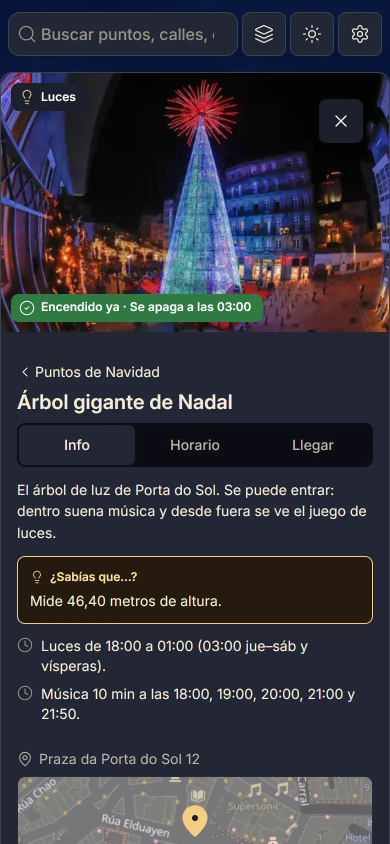
#> input picture landing/src/assets/app-ficha-390.webp, 780 x 1688 px (shown at 1/2 size)
$ python pixelate.py ../landing/src/assets/app-ficha-390.webp out.png
#> lines starting #> are read from the running program, lines starting #| are printed output that depends on the picture
"""Pixelate a drawn base image by code (no API): average-downscale, limited palette, contrast, nearest-neighbour upscale.

    python3 pipeline/pixelate.py in.png out.png --grid 1024 --colors 40 --out-size 3072

The output size must be a multiple of the grid so every art pixel is a square block (3072 = 1024 x 3 = 1536 x 2).
"""
from __future__ import annotations

import argparse

import cv2
import numpy as np
from PIL import Image

Image.MAX_IMAGE_PIXELS = None


def quantize_lab(rgb: np.ndarray, colors: int, seed: int = 7) -> np.ndarray:
    lab = cv2.cvtColor(rgb, cv2.COLOR_RGB2LAB).reshape(-1, 3).astype(np.float32)
    rng = np.random.default_rng(seed)
    sample = lab[rng.choice(len(lab), size=min(len(lab), 200_000), replace=False)]
    cv2.setRNGSeed(seed)
    crit = (cv2.TERM_CRITERIA_EPS + cv2.TERM_CRITERIA_MAX_ITER, 30, 0.5)
    _, _, centers = cv2.kmeans(sample, colors, None, crit, 3, cv2.KMEANS_PP_CENTERS)
    d = ((lab[:, None, :] - centers[None, :, :]) ** 2).sum(axis=2) if len(lab) < 300_000 else None
    if d is None:  # chunked nearest-centre search for big grids
        idx = np.empty(len(lab), dtype=np.int32)
        for i in range(0, len(lab), 200_000):
            blk = lab[i:i + 200_000]
            idx[i:i + 200_000] = ((blk[:, None, :] - centers[None, :, :]) ** 2).sum(axis=2).argmin(axis=1)
    else:
        idx = d.argmin(axis=1)
    out_lab = centers[idx].reshape(rgb.shape).astype(np.uint8)
    return cv2.cvtColor(out_lab, cv2.COLOR_LAB2RGB)


def enhance(rgb: np.ndarray, contrast: float, edges: float) -> np.ndarray:
    """Contrast on L (around its mean) and a gentle edge darkening so volumes read."""
    lab = cv2.cvtColor(rgb, cv2.COLOR_RGB2LAB).astype(np.float32)
    L = lab[..., 0]
    L = (L - L.mean()) * contrast + L.mean()
    if edges > 0:
        blur = cv2.GaussianBlur(L, (0, 0), 1.2)
        L = L + edges * (L - blur)  # unsharp: lifts lines, darkens the seam between roofs and walls
    lab[..., 0] = np.clip(L, 0, 255)
    return cv2.cvtColor(lab.astype(np.uint8), cv2.COLOR_LAB2RGB)


def pixelate(src: Image.Image, grid: int, colors: int, contrast: float, edges: float, out_size: int) -> Image.Image:
    if out_size % grid:
        raise SystemExit("out-size must be a multiple of grid")
    small = src.convert("RGB").resize((grid, grid), Image.BOX)  # average, not point-sample
    arr = enhance(np.asarray(small), contrast, edges)
    if colors:
        arr = quantize_lab(arr, colors)
    return Image.fromarray(arr).resize((out_size, out_size), Image.NEAREST)


def main() -> None:
    ap = argparse.ArgumentParser()
    ap.add_argument("src")
    ap.add_argument("dst")
    ap.add_argument("--grid", type=int, default=1024)
    ap.add_argument("--colors", type=int, default=40, help="0 = no palette limit")
    ap.add_argument("--contrast", type=float, default=1.15)
    ap.add_argument("--edges", type=float, default=0.8)
    ap.add_argument("--out-size", type=int, default=3072)
    a = ap.parse_args()
    pixelate(Image.open(a.src), a.grid, a.colors, a.contrast, a.edges, a.out_size).save(a.dst)
#> in pixelate, `small = src.convert("RGB").resize((grid, grid), Image.BOX)`:
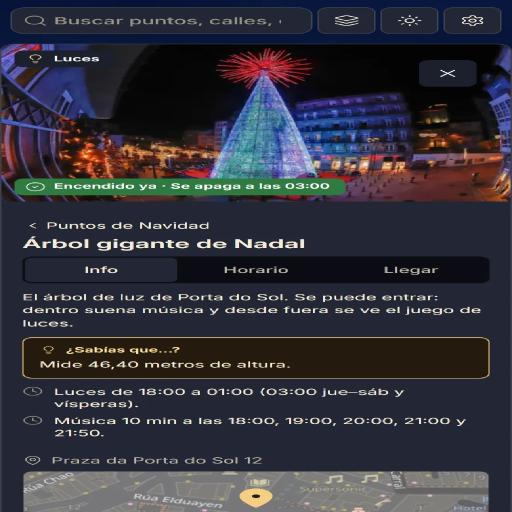
#> small: PIL image 1024x1024 RGB (shown at 1/2 size); mean R, G, B 51.9, 51.8, 61
#> in enhance, `lab = cv2.cvtColor(rgb, cv2.COLOR_RGB2LAB).astype(np.float32)`:
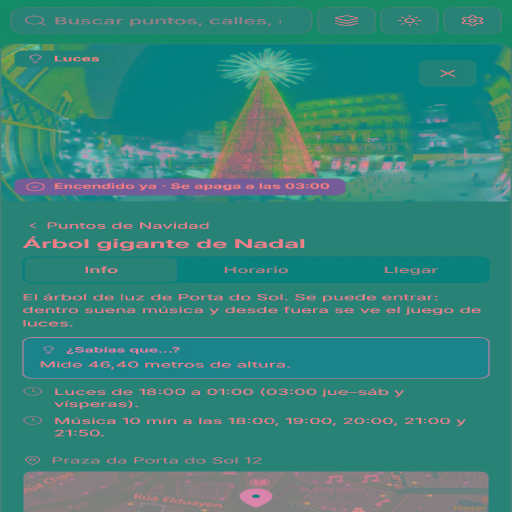
#> lab: shape (1024, 1024, 3) float32 (shown at 1/2 size); mean of channels 0, 1, 2 55.4, 130.5, 123.3; drawn as R, G, B
#> in enhance, `L = lab[..., 0]`:
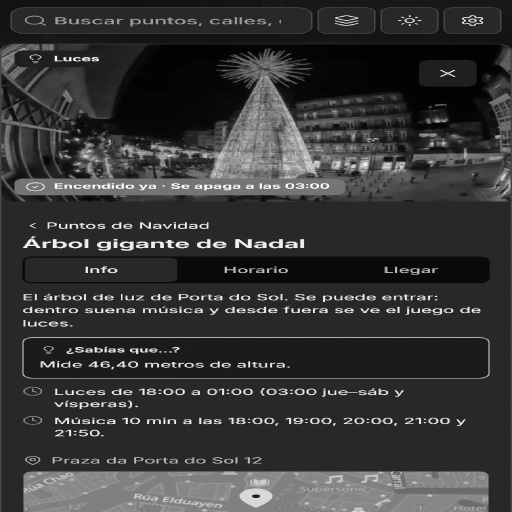
#> L: shape (1024, 1024) float32 (shown at 1/2 size); min 0, max 255, mean 55.4
#> in enhance, `L = L + edges * (L - blur)`:
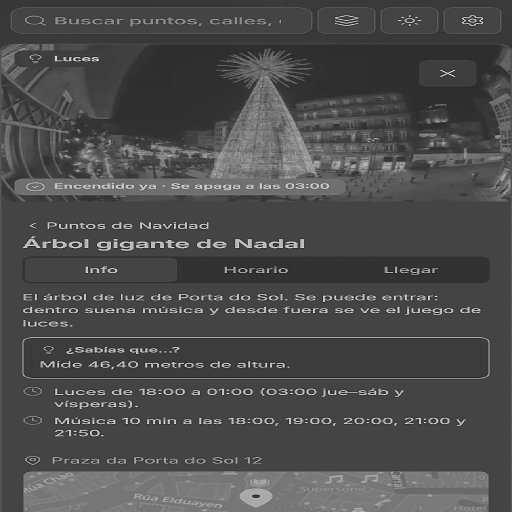
#> L: shape (1024, 1024) float32 (shown at 1/2 size); min -98.3, max 410.7, mean 55.4; drawn with min black and max white
#> in quantize_lab, `_, _, centers = cv2.kmeans(sample, colors, None, crit, 3, cv2.KMEANS_P..`: centers = 40 rows, first 8: [36.18, 130, 118.1], [148, 128.1, 130.1], [0.948, 128.5, 126.9], [100.6, 129.7, 113.7], [252.4, 124.9, 133.7], [51.98, 142.7, 134.5], [21.15, 131.9, 137.3], [90.26, 101.3, 146.7]
#> the loop in quantize_lab, `for i in range(0, len(lab), 200_000):` made 6 passes
#> i on passes 2 to 6: 200000, 400000, 600000, 800000, 1000000
#> in quantize_lab, `return cv2.cvtColor(out_lab, cv2.COLOR_LAB2RGB)`:
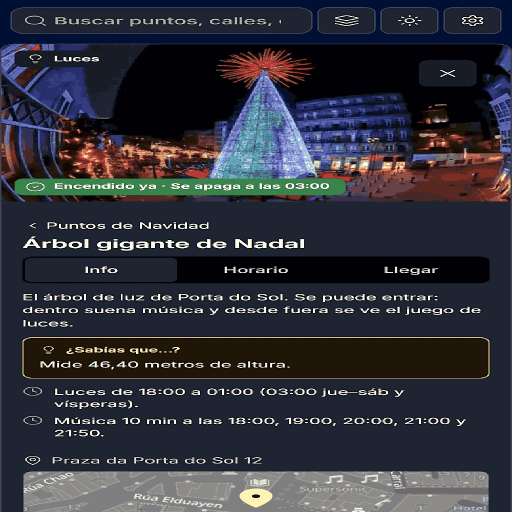
#> returned value: shape (1024, 1024, 3) (shown at 1/2 size); mean R, G, B 49.7, 51.1, 60.2
#> in pixelate, `return Image.fromarray(arr).resize((out_size, out_size), Image.NEAREST)`:
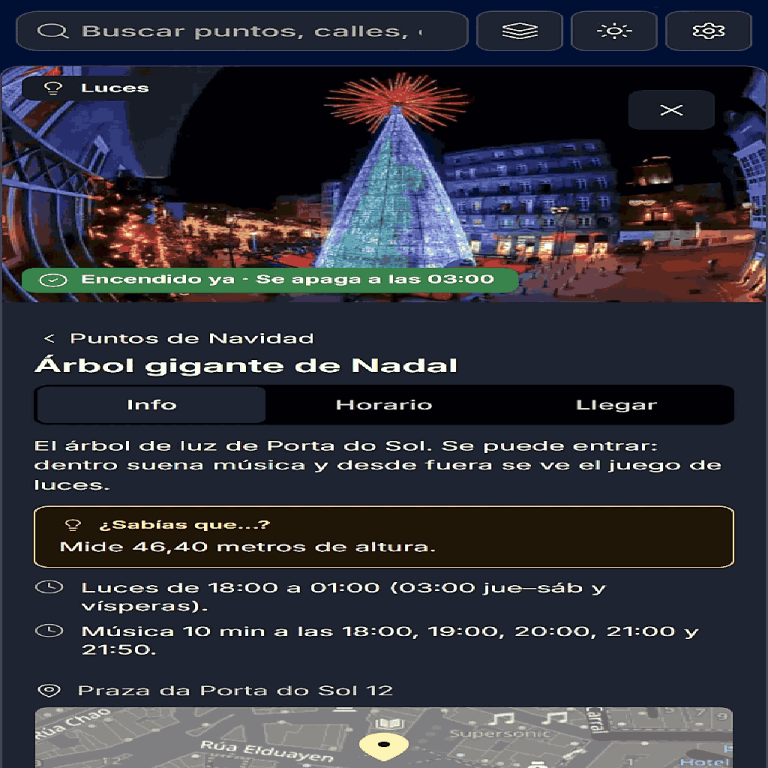
#> returned value: PIL image 3072x3072 RGB (shown at 1/4 size); mean R, G, B 49.7, 51.1, 60.2


if __name__ == "__main__":
    main()

$ run again, on landing/src/assets/app-movil-390.webp
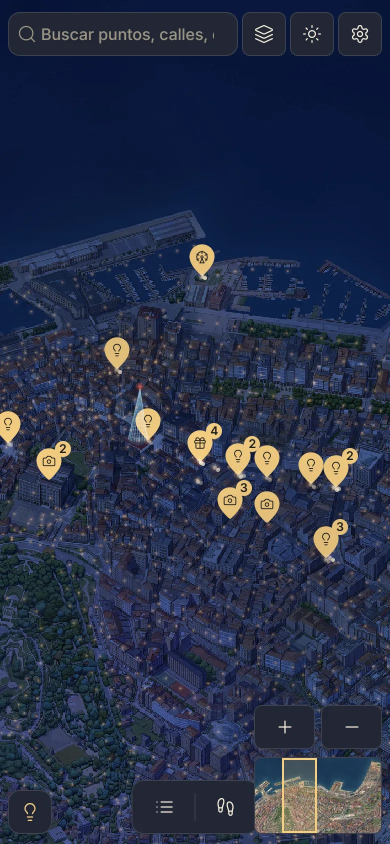
#> input picture landing/src/assets/app-movil-390.webp, 780 x 1688 px (shown at 1/2 size)
#> in enhance, `L = L + edges * (L - blur)`:
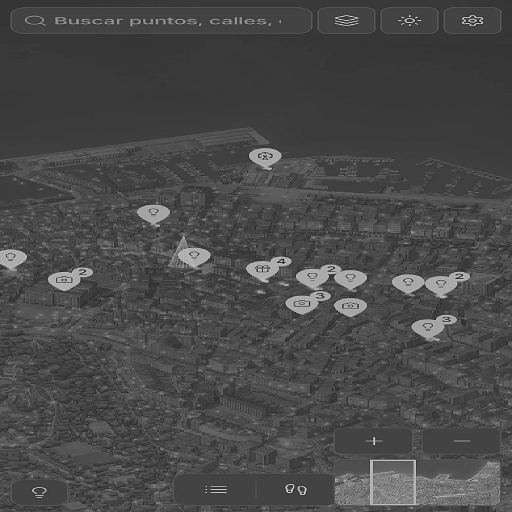
#> L: shape (1024, 1024) float32 (shown at 1/2 size); min -88.14, max 392.2, mean 50.7; drawn with min black and max white
#> in enhance, `return cv2.cvtColor(lab.astype(np.uint8), cv2.COLOR_LAB2RGB)`:
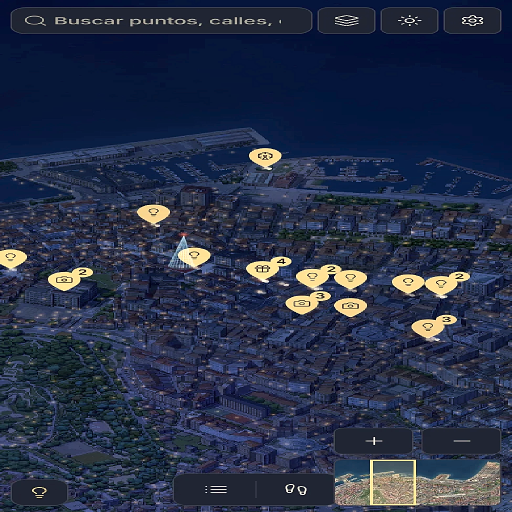
#> returned value: shape (1024, 1024, 3) (shown at 1/2 size); mean R, G, B 38.5, 48, 72
#> centers = 40 rows, first 8: [73.32, 129.8, 115.6], [25.75, 136, 102.9], [224.7, 131.1, 166.5], [30.03, 129.5, 117.7], [138.5, 129.7, 138], [48.43, 131.5, 115], [74.68, 134.2, 105.6], [15.05, 129.1, 117.2]
#> the loop in quantize_lab, `for i in range(0, len(lab), 200_000):` made 6 passes
#> i on passes 2 to 6: 200000, 400000, 600000, 800000, 1000000
